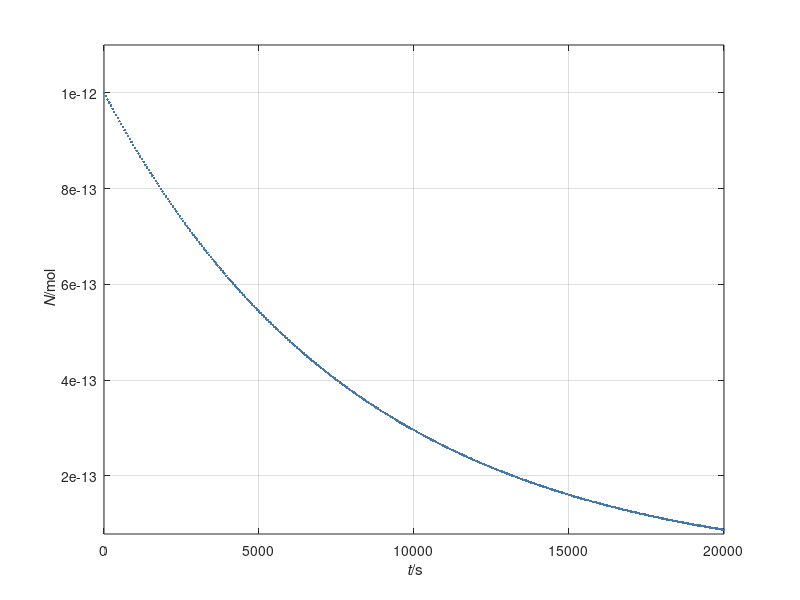

The MATLAB source for this figure:
%%% Time integration of radioactive decay

%% Constants
lambda = 0.000122;  % 1/yr: decay constant for C14

%% Initial conditions
t = 0;	   % s: initial time
N = 1e-12  % mol: initial amount of C14

%% Boundary conditions
J = 0;  % mol/s: matter influx of C14

%% Parameters for time loop
t1 = 20000;  % yr: final time
dt = 0.1;    % yr: time step %@

%% Plotting
dtplot = t1/360;  % time interval between plots
tplot = dtplot;	  % time for next plot
figure
plot(t, N, '.', 'color', '#4477AA')
xlabel('{\it t}/s'); ylabel('{\it N}/mol')
axis('tight'); grid on; hold on %@

%% Numerical time integration
while t < t1
  %% constitutive relations
  R = -lambda * N;

  %% balances
  t = t + dt;
  N = N + (J + R) * dt; %@

  %% plot
  if t > tplot
    plot(t, N, '.', 'color', '#4477AA')
    pause(0)
    tplot = tplot + dtplot;
  end %@
end
